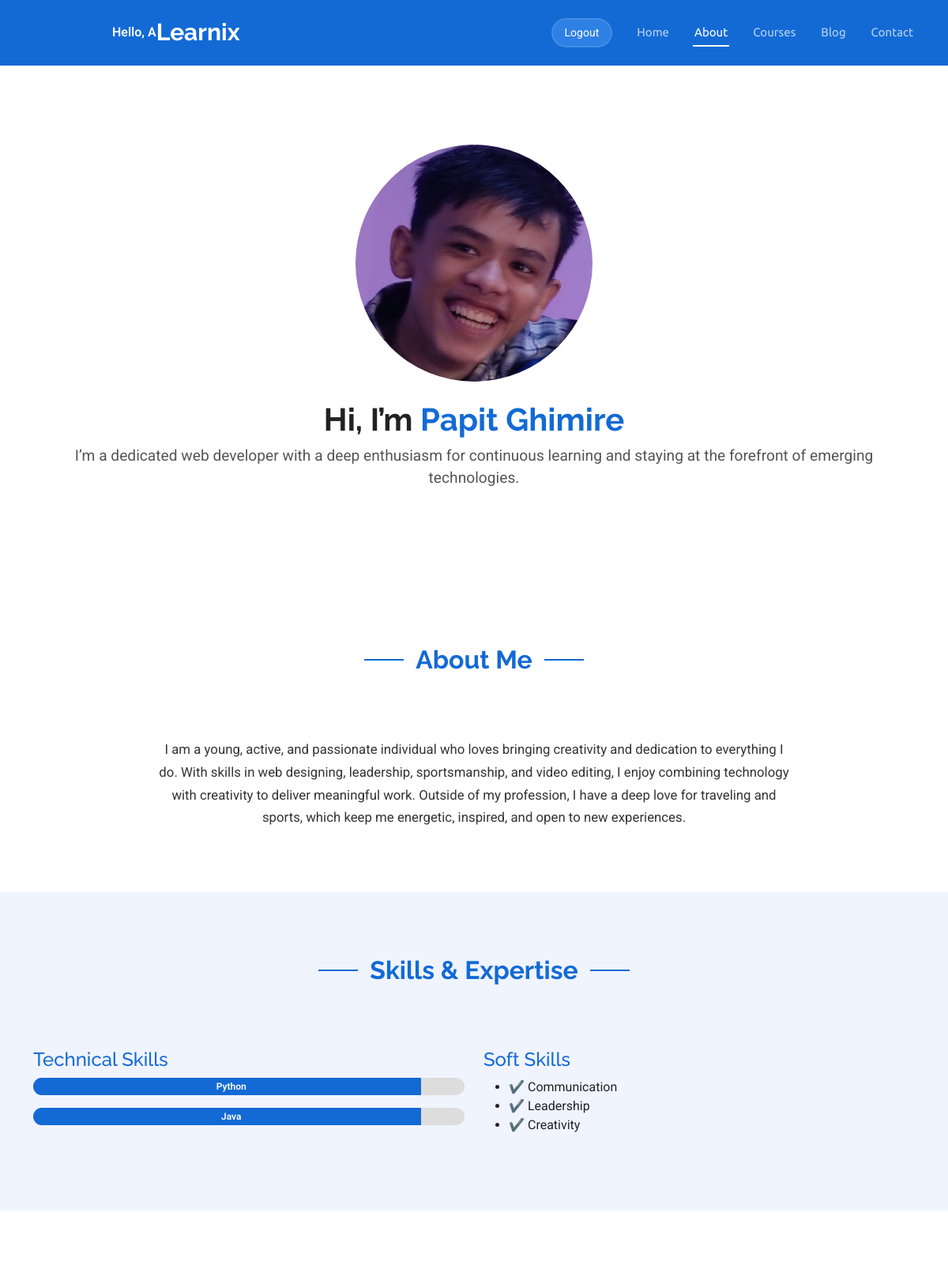
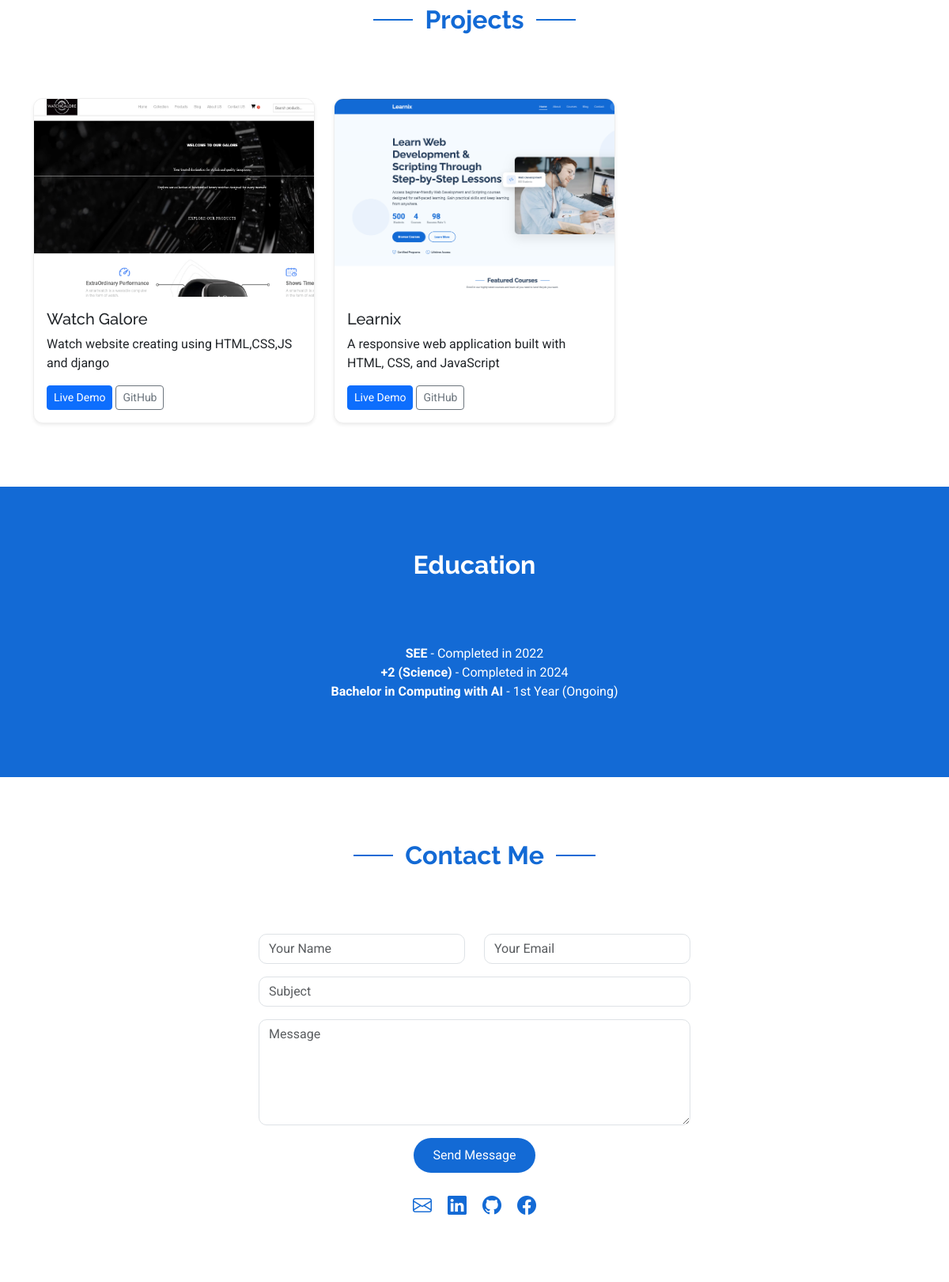
The page /portfolio/papit/ (signed in, upper part) on the database its author committed (2 pictures, top to bottom).
### portfolio/models.py (models this page shows, shortened)
class Portfolio(models.Model):
    name = models.CharField(max_length=100)
    image = models.ImageField(upload_to="portfolio/")
    short_description = models.CharField(max_length=200)
    long_description = models.TextField()
    slug = models.SlugField(unique=True)
    email = models.EmailField(blank=True, null=True)
    linkedin = models.URLField(blank=True, null=True)
    github = models.URLField(blank=True, null=True)
    facebook = models.URLField(blank=True, null=True)
    technical_skills = models.TextField(blank=True, null=True,
        help_text="Comma-separated values, e.g. HTML, CSS, JS")
    soft_skills = models.TextField(blank=True, null=True,
        help_text="Comma-separated values, e.g. Communication, Teamwork")
    education = models.TextField(blank=True, null=True,
        help_text="Use format: Degree - Year, separated by semicolons")
    def get_technical_skills(self):
        skills = []
        if self.technical_skills:
            for s in self.technical_skills.split(","):
                try:
                    name, percent = s.split("-")
                    skills.append({"name": name.strip(), "percent": int(percent.strip())})
                except:
                    pass
        return skills
    def get_soft_skills(self):
        return [s.strip() for s in self.soft_skills.split(",")] if self.soft_skills else []

class Project(models.Model):
    portfolio = models.ForeignKey(Portfolio, on_delete=models.CASCADE, related_name="projects")
    title = models.CharField(max_length=150)
    description = models.TextField()
    image = models.ImageField(upload_to="projects/", blank=True, null=True)
    live_demo = models.URLField(blank=True, null=True)
    github = models.URLField(blank=True, null=True)

### portfolio/views.py (the view)
# urls.py: path('portfolio/<slug:slug>/', views.portfolio_detail, name='portfolio_detail'),
def portfolio_detail(request, slug):
    portfolio = get_object_or_404(Portfolio, slug=slug)
    context = {
        'portfolio': portfolio
    }
    return render(request, 'portfolio_detail.html', context)

### template/portfolio_detail.html (shortened to what this page needs)
{%extends "base.html" %}
{% load static %}
{%block content%}
  <section id="hero" class="hero">
    <div class="container text-center">
      <div class="profile-img mb-4">
        <div ><img src="{{portfolio.image.url}}" alt="" style="width: 300px; height: 300px; border-radius: 50%;"></div>
      </div>
      <h2>Hi, I’m <span style="color:#136ad5;">{{portfolio.name|capfirst}}</span></h2>
      <p>{{portfolio.short_description}}</p>
    </div>
  </section>
  <section id="about" class="about section">
    <div class="container text-center">
      <div class="section-title">
        <h2>About Me</h2>
      </div>
      <p>
        {{portfolio.long_description}}
      </p>
    </div>
  </section>
  <section id="skills" class="skills section">
  <div class="container">
    <div class="section-title text-center">
      <h2>Skills & Expertise</h2>
    </div>
    <div class="row">
      <div class="col-md-6">
        <h4>Technical Skills</h4>
        {% for skill in portfolio.get_technical_skills %}
<div class="progress mb-3">
  <div class="progress-bar" style="width:90%";>
    {{ skill.name }}
  </div>
</div>
{% endfor %}
      </div>
      <div class="col-md-6">
        <h4>Soft Skills</h4>
        <ul>
          {%for i in portfolio.get_soft_skills%}
          <li>✔ {{i}}</li>
          {%endfor%}
        </ul>
      </div>
    </div>
  </div>
</section>
  <section id="projects" class="projects section">
    <div class="container">
      <div class="section-title text-center">
        <h2>Projects</h2>
      </div>
      <div class="row gy-4">
          {% for project in portfolio.projects.all %}
        <div class="col-lg-4 col-md-6">
          <div class="card shadow-sm">
            <div><img src="{{ project.image.url }}" alt="{{ project.title }}" style="height: 250px; width: 450px;"></div>
            <div class="card-body">
              <h5 class="card-title">{{project.title}}</h5>
              <p class="card-text">{{ project.description }}</p>
              <a href="{{ project.live_demo }}" class="btn btn-sm btn-primary">Live Demo</a>
              <a href="{{ project.github }}" class="btn btn-sm btn-outline-secondary">GitHub</a>
            </div>
          </div>
        </div>
        {%endfor%}
      </div>
    </div>
  </section>
  <section id="education" class="education section">
    <div class="container">
      <div class="section-title text-center">
        <h2 style="color: white;">Education</h2>
      </div>
      <ul class="list-unstyled">
        <li><strong>SEE</strong> - Completed in 2022</li>
        <li><strong>+2 (Science)</strong> - Completed in 2024</li>
        <li><strong>Bachelor in Computing with AI</strong> - 1st Year (Ongoing)</li>
      </ul>
    </div>
  </section>
  <section id="contact" class="contact section">
    <div class="container">
      <div class="section-title text-center">
        <h2>Contact Me</h2>
      </div>
      <div class="row gy-4 justify-content-center">
        <div class="col-lg-6">
          <form action="#" method="post" id="contactForm">
            <div class="row gy-3">
              <div class="col-md-6"><input type="text" name="name" class="form-control" placeholder="Your Name" required></div>
              <div class="col-md-6"><input type="email" name="email" class="form-control" placeholder="Your Email" required></div>
              <div class="col-md-12"><input type="text" name="subject" class="form-control" placeholder="Subject" required></div>
              <div class="col-md-12"><textarea name="message" rows="5" class="form-control" placeholder="Message" required></textarea></div>
              <div class="col-md-12 text-center">
                <button type="submit" class="btn">Send Message</button>
              </div>
            </div>
          </form>
          <div class="social-links d-flex justify-content-center mt-4">
            <a href="mailto:{{portfolio.email}}" target="_blank"><i class="bi bi-envelope"></i></a>
            <a href="{{portfolio.linkedin}}" target="_blank"><i class="bi bi-linkedin"></i></a>
            <a href="{{portfolio.github}}" target="_blank"><i class="bi bi-github"></i></a>
            <a href="{{portfolio.facebook}}" target="_blank"><i class="bi bi-facebook"></i></a>
          </div>
        </div>
      </div>
    </div>
  </section>
{%endblock%}

### template/partials/navbar.html (shortened to what this page needs)
  <header id="header" class="header d-flex align-items-center sticky-top">
    <div class="container-fluid container-xl position-relative d-flex align-items-center">
      <a href="{%url 'home' %}" class="logo d-flex align-items-center me-auto">
        <h1 class="sitename">Learnix</h1>
      </a>
      <nav id="navmenu" class="navmenu">
        <ul>
          <li><a href="{%url 'home' %}" class="{%if request.path == '/' or request.path == '/home/' %}active{%endif%}">Home</a></li>
          <li><a href="{%url 'about' %}" class="{%if request.path == '/about/' or '/portfolio/' in request.path %}active{%endif%}">About</a></li>
          <li><a href="{%url 'course' %}" class="{%if request.path == '/course/' or '/course/' in request.path %}active{%endif%}">Courses</a></li>
          <li><a href="{%url 'blog' %}"class="{%if request.path == '/blog/' or '/blog/' in request.path %}active{%endif%}">Blog</a></li>
          <li><a href="{%url 'contact' %}" class="{%if request.path == 'contact/' or '/contact/' in request.path %}active{%endif%}">Contact</a></li>
        </ul>
      </nav>
      {%if user.is_authenticated%}
    <span style="color: #fff; font-weight: 600; margin-left: 100px;">
      Hello, {{ user.username|capfirst }}
    </span>
      <a class="btn-getstarted" href="{%url 'logout' %}">Logout</a>
      {%else%}
      <a class="btn-getstarted" href="{%url 'login' %}">Enroll Now</a>
      {%endif%}
    </div>
  </header>

### template/portfolio_detail.html (style rules this page uses)
body { color: #222; background: #f5faff; }
.section { padding: 80px 0; }
.section-title h2 { font-size: 2rem; font-weight: 700; color: #136ad5; margin-bottom: 20px; }
#hero { text-align: center; padding: 100px 20px; background: #fff; }
#hero h2 { font-size: 2.5rem; font-weight: 700; color: #222; }
#hero p { font-size: 1.2rem; color: #555; }
#about p { max-width: 800px; margin: auto; color: #333; font-size: 1.05rem; line-height: 1.7; }
#skills { background: #f0f4ff; color: #222; }
#skills h4 { color: #136ad5; }
.progress { height: 22px; background: #ddd; border-radius: 12px; overflow: hidden; }
.progress-bar { background: #136ad5; color: #fff; font-weight: 600; padding-left: 10px; }
#projects { background: #fff; }
#projects .card { border: 1px solid #eee; border-radius: 12px; overflow: hidden; transition: transform 0.3s ease, box-shadow 0.3s ease; }
#education { background: #136ad5; color: #fff; text-align: center; }
#contact { background: #fff; color: #222; }
#contact .form-control { border-radius: 10px; }
#contact .btn { background: #136ad5; border: none; border-radius: 30px; color: #fff; padding: 10px 25px; }
#contact .social-links a { color: #136ad5; font-size: 1.5rem; margin: 0 10px; }

### rows shown on the page
Portfolio: image (picture), name "Papit Ghimire", short_description "I’m a dedicated web developer with a deep enthusiasm for continuous learning and staying at the forefront of emerging technologies.", long_description "I am a young, active, and passionate individual who loves bringing creativity and dedication to everything I do. With skills in web designing, leadership, sportsmanship, and video editing, I enjoy combining technology with creativity to deliver meaningful work. Outside of my profession, I have a deep love for traveling and sports, which keep me energetic, inspired, and open to new experiences."
Project: image (picture), title "Watch Galore", description "Watch website creating using HTML,CSS,JS and django"
Project: image (picture), title "Learnix", description "A responsive web application built with HTML, CSS, and JavaScript"

### other values the page prints
{{ user.username|capfirst }} "A"
{{ skill.name }} "Python" "Java"
{{ i }} "Communication" "Leadership" "Creativity"
